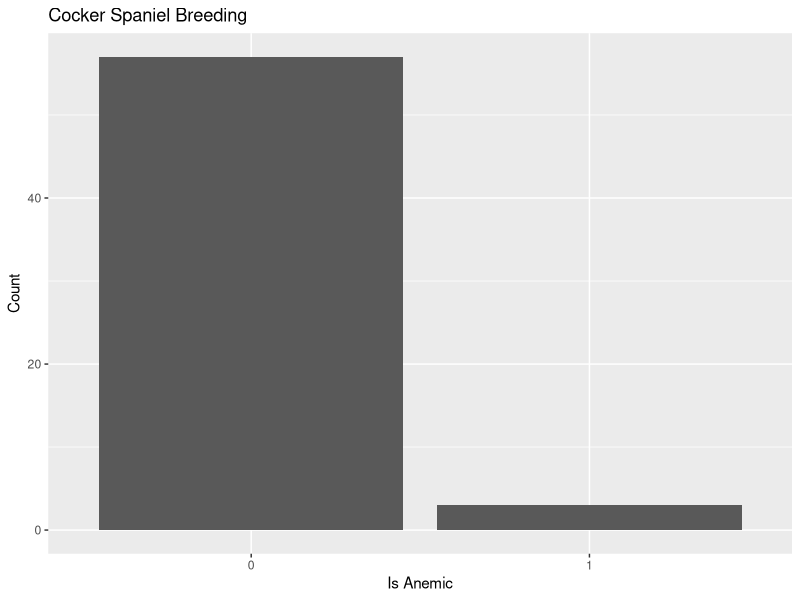
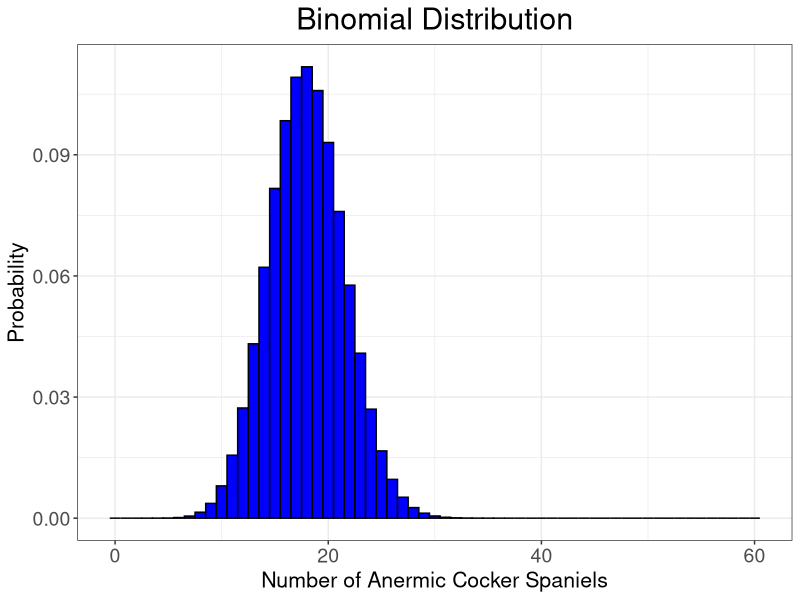

Write R code to recreate these figures, in order.
## ---- chunk 1
# knitr::opts_chunk$set(results = "hide")
knitr::opts_chunk$set(echo = TRUE)

library(tidyverse)
## ---- chunk 2
x <- rep(0, 60)
x[1:3] <- 1
cockerspaniels <- data.frame(anemic = x)

cockerspaniels$anemic <- as.factor(cockerspaniels$anemic)
counts <- cockerspaniels %>%
    group_by(anemic) %>%
    summarise(count = n())

rel <- counts$count / sum(counts$count)
counts <- cbind(counts, rel)

ggplot(counts, aes(x = anemic, y = count)) +
    geom_bar(stat = "identity") +
    labs(title = "Cocker Spaniel Breeding",
         x = "Is Anemic",
         y = "Count")

counts
## ---- chunk 3
n <- 60
p <- 0.3
proby <- dbinom(0:n, n, p)
proby[17:n] %>% sum
## ---- chunk 4
proby[1:11] %>% sum
## ---- chunk 5
.3*60
## ---- chunk 6
60*0.3*0.7
## ---- chunk 7
# probability distribution of proby
y <- c(0:n)

bars <- data.frame(y, proby)

ggplot(bars, aes(x = y, y = proby)) + 
    geom_bar(stat="identity", width = 1, fill = "blue", 
             colour = "black") +
    theme_bw() +
    theme(axis.title.y = element_text(size = rel(1.4)),
          axis.title.x = element_text(size = rel(1.4)),
          axis.text.x = element_text(size = rel(1.6)),
          axis.text.y = element_text(size = rel(1.6)),
          plot.title = element_text(hjust=0.5, size = rel(2))) +
    labs(x = "Number of Anermic Cocker Spaniels",
         y = "Probability",
         title = "Binomial Distribution")
